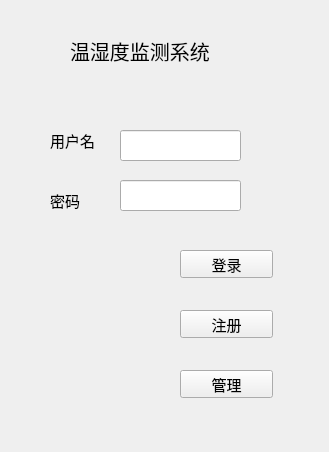
<?xml version="1.0" encoding="UTF-8"?>
<ui version="4.0">
 <class>login</class>
 <widget class="QWidget" name="login">
  <property name="geometry">
   <rect>
    <x>0</x>
    <y>0</y>
    <width>329</width>
    <height>452</height>
   </rect>
  </property>
  <property name="windowTitle">
   <string>Form</string>
  </property>
  <widget class="QLabel" name="label">
   <property name="geometry">
    <rect>
     <x>70</x>
     <y>30</y>
     <width>181</width>
     <height>41</height>
    </rect>
   </property>
   <property name="font">
    <font>
     <family>黑体</family>
     <pointsize>15</pointsize>
    </font>
   </property>
   <property name="text">
    <string>温湿度监测系统</string>
   </property>
  </widget>
  <widget class="QLabel" name="label_2">
   <property name="geometry">
    <rect>
     <x>50</x>
     <y>130</y>
     <width>61</width>
     <height>21</height>
    </rect>
   </property>
   <property name="font">
    <font>
     <family>黑体</family>
     <pointsize>11</pointsize>
    </font>
   </property>
   <property name="text">
    <string>用户名</string>
   </property>
  </widget>
  <widget class="QLabel" name="label_3">
   <property name="geometry">
    <rect>
     <x>50</x>
     <y>190</y>
     <width>41</width>
     <height>21</height>
    </rect>
   </property>
   <property name="font">
    <font>
     <family>黑体</family>
     <pointsize>11</pointsize>
    </font>
   </property>
   <property name="text">
    <string>密码</string>
   </property>
  </widget>
  <widget class="QLineEdit" name="login_name">
   <property name="geometry">
    <rect>
     <x>120</x>
     <y>130</y>
     <width>121</width>
     <height>31</height>
    </rect>
   </property>
  </widget>
  <widget class="QLineEdit" name="login_pwd">
   <property name="geometry">
    <rect>
     <x>120</x>
     <y>180</y>
     <width>121</width>
     <height>31</height>
    </rect>
   </property>
  </widget>
  <widget class="QPushButton" name="pushButton">
   <property name="geometry">
    <rect>
     <x>180</x>
     <y>250</y>
     <width>93</width>
     <height>28</height>
    </rect>
   </property>
   <property name="font">
    <font>
     <family>黑体</family>
     <pointsize>11</pointsize>
    </font>
   </property>
   <property name="text">
    <string>登录</string>
   </property>
  </widget>
  <widget class="QPushButton" name="pushButton_2">
   <property name="geometry">
    <rect>
     <x>180</x>
     <y>310</y>
     <width>93</width>
     <height>28</height>
    </rect>
   </property>
   <property name="font">
    <font>
     <family>黑体</family>
     <pointsize>11</pointsize>
    </font>
   </property>
   <property name="text">
    <string>注册</string>
   </property>
  </widget>
  <widget class="QPushButton" name="pushButton_3">
   <property name="geometry">
    <rect>
     <x>180</x>
     <y>370</y>
     <width>93</width>
     <height>28</height>
    </rect>
   </property>
   <property name="font">
    <font>
     <family>黑体</family>
     <pointsize>11</pointsize>
    </font>
   </property>
   <property name="text">
    <string>管理</string>
   </property>
  </widget>
 </widget>
 <resources/>
 <connections/>
</ui>
